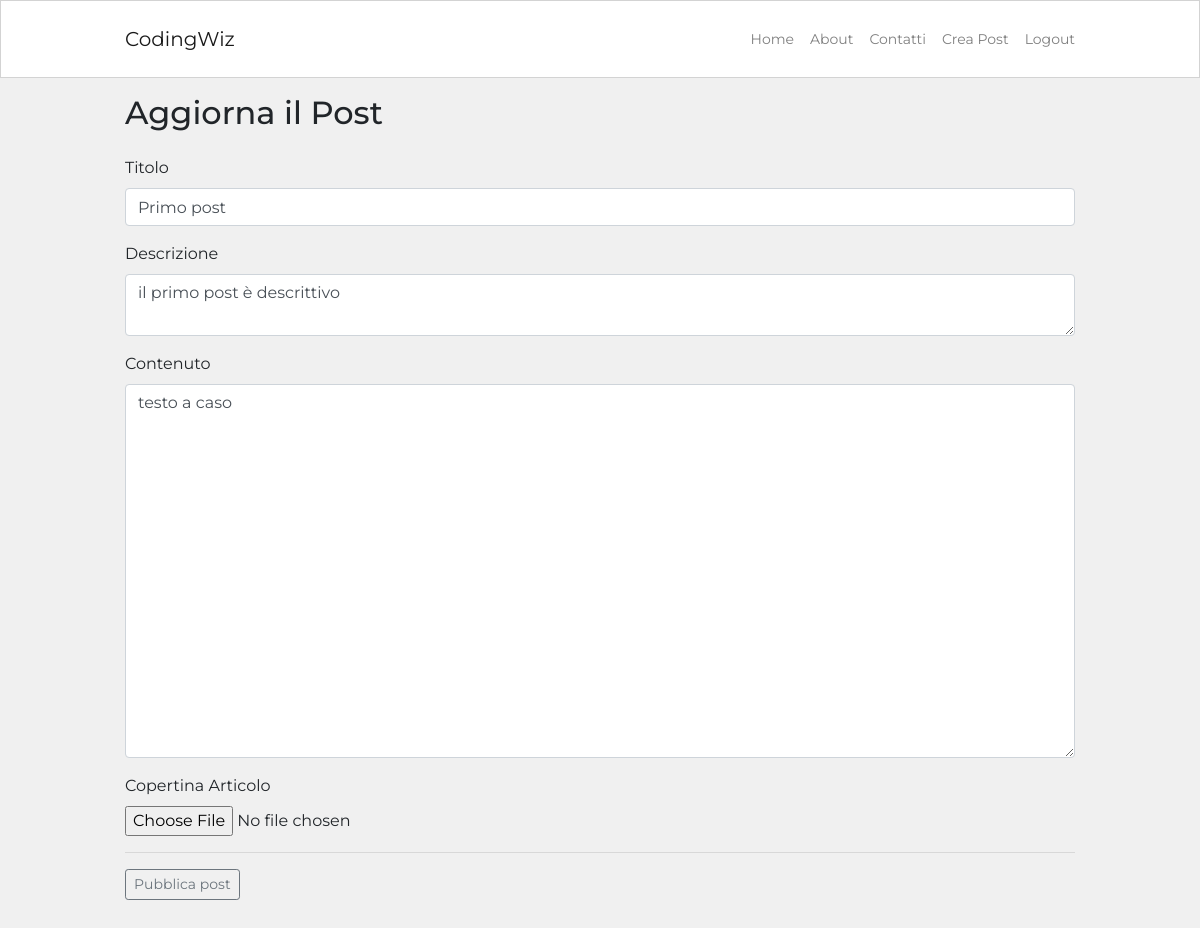
Page /posts/1/update (signed in) on the committed database.
### blog/models.py (models this page shows, shortened)
class Post(db.Model):
    id = db.Column(db.Integer, primary_key=True)
    user_id = db.Column(db.Integer, db.ForeignKey('user.id'), nullable=False)
    created_at = db.Column(db.DateTime, default=datetime.now)
    title = db.Column(db.String(120), nullable=False)
    description = db.Column(db.String(240))
    body = db.Column(db.Text(), nullable=False)
    slug = db.Column(db.String(250))
    image = db.Column(db.String(120))

### blog/routes.py (the view)
@app.route("/posts/<int:post_id>/update", methods=["GET", "POST"])
@login_required
def post_update(post_id):
    post_instance = Post.query.get_or_404(post_id)
    if post_instance.author != current_user:
        abort(403)
    form = PostForm()
    if form.validate_on_submit():
        post_instance.title = form.title.data
        post_instance.description = form.description.data
        post_instance.body = form.body.data
        if form.image.data:
            try:
                image= save_picture(form.image.data)
                post_instance.image = image
            except Exception:
                db.session.commit()
                flash("C'è stao un problema con l'upload dell'immagine. Cambia immagine e riprova")
                return redirect(url_for('post_update', post_id=post_instance.id))
        db.session.commit()
        return redirect(url_for('post_detail', post_slug=post_instance.slug))
    elif request.method == "GET":
        form.title.data = post_instance.title
        form.description.data = post_instance.description
        form.body.data = post_instance.body
    return render_template("post_editor.html", form=form)

### blog/forms.py
class PostForm(FlaskForm):
    title = StringField ('Titolo',validators=[DataRequired("Campo Obbligatorio!"), Length(min=3, max=120, message="Assicurati che il campo titolo sia compreso tra i 3 e i 120 caratteri")])
    description= TextAreaField ('Descrizione',validators=[Length(max=240, message="Assicurati che il campo descrizione non superi i 240 caratteri")])
    body = TextAreaField ('Contenuto', validators=[DataRequired("Campo Obbligatorio!")])
    image = FileField('Copertina Articolo', validators=[FileAllowed(['jpg','jpeg','png'])])
    submit = SubmitField ('Pubblica post')

### blog/models.py (called while the page is built)
@login_manager.user_loader
def load_user(id):
    return User.query.get(int(id))

### blog/templates/post_editor.html (shortened to what this page needs)
{% extends 'base.html' %}
{% block content %}
<div class="container content-container mt-3 px-3 px-lg-0">
    {% if request.path == "/create-post" %}
    <h2>Crea un nuovo Post</h2>
    {% else %}
    <h2>Aggiorna il Post</h2>
    {% endif %}
    <div class="row no-gutters">
        <div class="col">
            <form method="POST" enctype="multipart/form-data" novalidate>
                <div class="form-group">
                    {{ form.title.label }}
                    {{ form.title(class="form-control") }}
                </div>
                <div class="form-group">
                    {{ form.description.label }}
                    {{ form.description(class="form-control") }}
                </div>
                <div class="form-group">
                    {{ form.body.label }}
                    {{ form.body(class="form-control", rows=15) }}
                </div>
                <div class="form-group">
                    {{ form.image.label }}
                    {{ form.image(class="form-control-file") }}
                </div>
                <hr>
                {{ form.submit(class="btn btn-sm btn-outline-secondary") }}
            </form>
        </div>
    </div>
</div>
{% endblock %}

### blog/static/blog.css (style rules this page uses)
html, body { font-family: 'Montserrat', sans-serif; background-color: #f0f0f0; }
.content-container { max-width: 950px; margin-top: 30px; margin-bottom: 30px; padding: 0px; }

### rows in the picture
Post: title "Primo post", description "il primo post è descrittivo", body "testo a caso"
